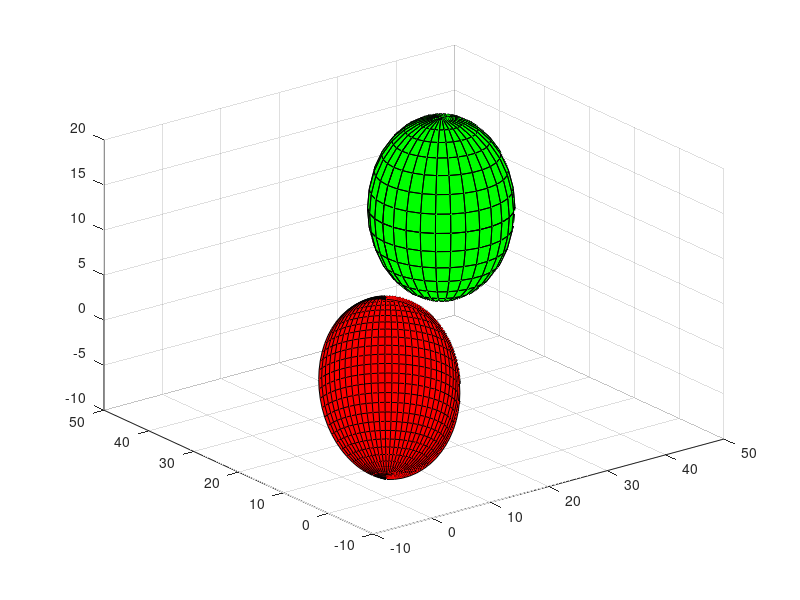

This chart was generated by the following MATLAB code: (Note: this script raises an error after producing the figure.)
%%%%%%%%%%%%%%%%%%%%%%%%%%%%%%%%%%%%%%%%%%%
%%%%%%%         TODOR VACHEV         %%%%%%
%%%%%%% TECHNICAL UNIVERSITY - VARNA %%%%%%
%%%%%%%         MARCH, 2015          %%%%%%
%%%%%%%%%%%%%%%%%%%%%%%%%%%%%%%%%%%%%%%%%%%

clc, close all, clear all

%%%%%%%%%%%%%%%%%%%%%%%%%%%%%%%%%%%%%%%%%%%%%%%%%%%%%%%%%%%%%%%%%%%%%%
%%%%%%%%%%%%%%%%%%%%%% VARIABLES INITIALIZATION %%%%%%%%%%%%%%%%%%%%%%
%%%%%%%%%%%%%%%%%%%%%%%%%%%%%%%%%%%%%%%%%%%%%%%%%%%%%%%%%%%%%%%%%%%%%%
step=30;                     %steps between min/max angle

t1sa=-pi/4; t1ea=pi/1.5;     %start-end angle for theta1 (azimuth) 
step1 = abs(t1sa-t1ea)/step; %   
theta1 = t1sa:step1:t1ea;    %vector with values for theta1 (azimuth)

p1sa=-pi/2; p1ea=pi/2;       %start-end angle for phi1 (elevation)          
step11 = abs(p1sa-p1ea)/step;%   
phi1 = p1sa:step11:p1ea;     %vector with values for for phi1 (elevation)

t3sa=0; t3ea=2*pi;           %variables for the sphere around point C      
step3 = abs(t3sa-t3ea)/step; %
theta3 = t3sa:step3:t3ea;    %
p3sa=0; p3ea=2*pi;           %
step33 = abs(p3sa-p3ea)/step;%
phi3 = p3sa:step33:p3ea;     %

rxO=0; ryO=0; rzO=2;         %coordinates of the center of point O (the base)
rxC=40; ryC=40; rzC=6;       %coordinates of the desired end point C         
r1=10;  r2=43;  r3=10;       %length of bar 1, bar 2 and bar 3

xOyLimStart1 = -pi/2; xOyLimEnd1 = pi/2; %rotation limitations of joint 1 (point A)
yOzLimStart1 = -pi/2; yOzLimEnd1 = pi/2;

xOyLimStart2 = -pi/2; xOyLimEnd2 = pi/2; %rotation limitations of joint 2 (point B)
yOzLimStart2 = -pi/2; yOzLimEnd2 = pi/2;
error=0.00000000000001;                %allowed +- error of the position

z=0;                        %counter variable for the coords matrix (to keep track of the current row)
coords=zeros(step^4, 10);   %matrix where all viable coordinates will be stored

%%%%%%%%%%%%%%%%%%%%%%%%%%%%%%%%%%%%%%%%%%%%%%%%%%%%%%%%%%%%%%%%%%%%%
%%%%%%%% FINDING ALL ACCESIBLE POINTS OF JOINT 1 AND JOINT 2 %%%%%%%%
%%%%%%%%%%%%%%%%%%%%%%%%%%%%%%%%%%%%%%%%%%%%%%%%%%%%%%%%%%%%%%%%%%%%%

[theta1, phi1] = meshgrid(theta1, phi1);     %crunching some numbers to get
[xA, yA, zA] = sph2cart(theta1, phi1, r1);   %the X Y Z coordinates of all accessible
xA=xA+rxO; yA=yA+ryO; zA=zA+rzO;             %points by joint 1 (point A)
 
[theta3, phi3] = meshgrid(theta3, phi3);     %crunching some numbers to get
[xB, yB, zB] = sph2cart(theta3, phi3, r3);   %the X Y Z coordinates of all accessible
xB=xB+rxC; yB=yB+ryC; zB=zB+rzC;             %points by joint 2 (point B)
 
%%%%%%%%%%%%%%%%%%%%%%%%%%%%%%%%%%%%%%%%%%%%%%%%%%%%%%%%%%%%%%%%%%%%%
%%%%%%%%%%%%%%%%%%%%%%%% PLOTS AND COSMETICS %%%%%%%%%%%%%%%%%%%%%%%%
%%%%%%%%%%%%%%%%%%%%%%%%%%%%%%%%%%%%%%%%%%%%%%%%%%%%%%%%%%%%%%%%%%%%%

sp1surf = surf(xA,yA,zA);         %plot the possible positions of the end point of bar 1 (point A) 
hold on                           %
sp3surf = surf(xB,yB,zB);         %and bar 2 (point B)
set(sp1surf,'FaceColor','red');   %color of the surface with points for joint 1
set(sp3surf,'FaceColor','green'); %color of the surface with points for joint 2
alpha(0.2)                        %transperancy
grid on                           %
axis([-(r1+r2+r3+5)-5 r1+r2+r3+5 -(r1+r2+r3+5)-5 r1+r2+r3+5 -(r1+r2+r3+5)-5 r1+r2+r3+5])  % axis limitations
plot3([-(r1+r2+r3+5)-5 r1+r2+r3+5 0], [0 0 0], [0 0 0], 'black', 'LineWidth', 2)          % X axis - cosmetic line
plot3([0 0 0], [-(r1+r2+r3+5)-5 r1+r2+r3+5 0], [0 0 0], 'black', 'LineWidth', 2)          % Y axis - cosmetic line
plot3([0 0 0], [0 0 0], [-(r1+r2+r3+5)-5 r1+r2+r3+5 0], 'black', 'LineWidth', 2)          % Z axis - cosmetic line
plot3([rxO rxC], [ryO ryC], [rzO rzC], 'oblack', 'MarkerSize', 12, 'MarkerFaceColor', 'white', 'LineWidth', 2)% Point O and Point C - cosmetic
xlabel('X AXIS'); ylabel('Y AXIS'); zlabel('Z AXIS')

%%%%%%%%%%%%%%%%%%%%%%%%%%%%%%%%%%%%%%%%%%%%%%%%%%%%%%%%%%%%%%%%%%%%%
%%%%%%%%%%%%%%%%%%%%%%%%%%%%% THE MAGIC %%%%%%%%%%%%%%%%%%%%%%%%%%%%%
%%%%%%%%%%%%%%%%%%%%%%%%%%%%%%%%%%%%%%%%%%%%%%%%%%%%%%%%%%%%%%%%%%%%%

for nz=1:(size(xA, 2))             %iteration over the Z coordinates of joint 1
    for n=1:(size(xA, 2))          %iteration over the X, Y coordinates of joint 1
        for iz=1:(size(xA, 2))     %iteration over the Z coordinates of joint 2
            for i=1:(size(xA, 2))  %iteration over the X, Y coordinates of joint 2
                dist = sqrt(((xB(iz, i)-xA(nz, n))^2)+((yB(iz, i)-yA(nz, n))^2)+((zB(iz)-zA(nz))^2)); %calculate the distance between current points
                
                %%%%%%%%%%%%%%%%%%%%%%%%%%%%%%%%%%%%%%%%%%%%%%%%%%%%%%%%%%%%%%%%%%%%%
                %%%%%%%%%%%%%%%%%%%%%%%%%%%%% THE CHECK %%%%%%%%%%%%%%%%%%%%%%%%%%%%%
                %%%%%%%%%%%%%%%%%%%%%%%%%%%%%%%%%%%%%%%%%%%%%%%%%%%%%%%%%%%%%%%%%%%%%
                
                if (dist > r2 && dist < r2 + error) || (dist < r2 && dist > r2 - error)    %check if the length is equal to the length of bar 2 within the allowed error
                     [result, anglexOy1, angleyOz1] = thecheck([xA(nz, n)-rxO, yA(nz, n)-ryO, zA(nz)-rzO], ...       %%%THE CHECK IS HAPPENING IN FILE-FUNCTION
                         [(xB(iz, i)-xA(nz, n)), yB(iz, i)-yA(nz, n), (zB(iz)-zA(nz))], ...                          %%%
                         xOyLimStart1, xOyLimEnd1, yOzLimStart1, yOzLimEnd1);                                        %%%             thecheck.m
                     if (result == 1)                                                                                %%%             
                         [result, anglexOy2, angleyOz2] = thecheck([(xB(iz, i)-xA(nz, n)), yB(iz, i)-yA(nz, n), ...  %%%PLEASE CHECK THIS FILE FOR BETTER 
                             (zB(iz)-zA(nz))], [rxC - xB(iz, i), ryC - yB(iz, i), rzC - zB(iz)],...                  %%%UNDERSTANDING OF WHAT THE CHECK 
                             xOyLimStart1, xOyLimEnd1, yOzLimStart1, yOzLimEnd1);                                    %%%ACTUALLY DOES
                         if (result == 1)                                                                            %%%
                            plot3([xA(nz, n) xB(iz, i)], [yA(nz, n) yB(iz, i)], [zA(nz) zB(iz)], 'red', 'LineWidth', 2) %plot the position of bar 2
                            plot3([rxO xA(nz, n)], [ryO yA(nz, n)],[rzO zA(nz)] , 'blue', 'LineWidth', 2)               %plot the position of bar 1
                            plot3([xB(iz, i) rxC], [yB(iz, i) ryC],[zB(iz) rzC] , 'magenta', 'LineWidth', 2)            %plot the position of bar 3
                            plot3([xA(nz, n) xB(iz, i)], [yA(nz, n) yB(iz, i)], [zA(nz) zB(iz)], 'oblack',...
                            'MarkerSize', 8, 'MarkerFaceColor', 'white', 'LineWidth', 2) %plot the corresponding A and B points
                            z = z+1;                        %counter for the coords matrix rows
                            coords(z , 1) = xA(nz, n);      %save the X, Y, Z coordinates of point A
                            coords(z , 2) = yA(nz, n);      %and the corresponding angles
                            coords(z , 3) = zA(nz);         %
                            coords(z , 4) = anglexOy1;      %
                            coords(z , 5) = angleyOz1;      %
                            coords(z , 6) = xB(iz, i);      %save the X, Y, Z coordinates of point B
                            coords(z , 7) = yB(iz, i);      %and the corresponding angles
                            coords(z , 8) = zB(iz);         %
                            coords(z , 9) = anglexOy2;      %
                            coords(z , 10)= angleyOz2;      %
                            pause(0.0001)                   %enable or disable this row for animation (disabled = faster calculations)
                        end
                    end
                end            
            end
        end
    end
end
coords = coords(1:z, 1:10); %clear all unneeded preallocated rows